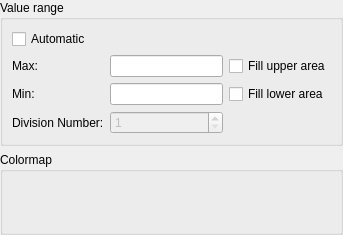
<?xml version="1.0" encoding="UTF-8"?>
<ui version="4.0">
 <class>LookupTableEditWidget</class>
 <widget class="QWidget" name="LookupTableEditWidget">
  <property name="geometry">
   <rect>
    <x>0</x>
    <y>0</y>
    <width>343</width>
    <height>235</height>
   </rect>
  </property>
  <property name="windowTitle">
   <string>Colormap Setting</string>
  </property>
  <layout class="QVBoxLayout" name="verticalLayout_3">
   <property name="spacing">
    <number>6</number>
   </property>
   <property name="margin">
    <number>0</number>
   </property>
   <item>
    <widget class="QGroupBox" name="groupBox_2">
     <property name="title">
      <string>Value range</string>
     </property>
     <layout class="QVBoxLayout" name="verticalLayout_2">
      <item>
       <widget class="QCheckBox" name="autoCheckBox">
        <property name="text">
         <string>Automatic</string>
        </property>
       </widget>
      </item>
      <item>
       <layout class="QGridLayout" name="gridLayout">
        <item row="0" column="1">
         <widget class="RealNumberEditWidget" name="maxEdit">
          <property name="minimumSize">
           <size>
            <width>108</width>
            <height>0</height>
           </size>
          </property>
         </widget>
        </item>
        <item row="0" column="2">
         <widget class="QCheckBox" name="fillUpperCheckBox">
          <property name="text">
           <string>Fill upper area</string>
          </property>
         </widget>
        </item>
        <item row="1" column="0">
         <widget class="QLabel" name="minLabel">
          <property name="text">
           <string>Min:</string>
          </property>
         </widget>
        </item>
        <item row="1" column="1">
         <widget class="RealNumberEditWidget" name="minEdit">
          <property name="minimumSize">
           <size>
            <width>108</width>
            <height>0</height>
           </size>
          </property>
         </widget>
        </item>
        <item row="1" column="2">
         <widget class="QCheckBox" name="fillLowerCheckBox">
          <property name="text">
           <string>Fill lower area</string>
          </property>
         </widget>
        </item>
        <item row="2" column="0">
         <widget class="QLabel" name="divisionNumberLabel">
          <property name="text">
           <string>Division Number:</string>
          </property>
         </widget>
        </item>
        <item row="0" column="0">
         <widget class="QLabel" name="maxLabel">
          <property name="text">
           <string>Max:</string>
          </property>
         </widget>
        </item>
        <item row="2" column="1">
         <widget class="QSpinBox" name="divisionNumberSpinBox">
          <property name="enabled">
           <bool>false</bool>
          </property>
          <property name="minimum">
           <number>1</number>
          </property>
         </widget>
        </item>
       </layout>
      </item>
     </layout>
    </widget>
   </item>
   <item>
    <widget class="QGroupBox" name="groupBox">
     <property name="title">
      <string>Colormap</string>
     </property>
     <layout class="QVBoxLayout" name="verticalLayout">
      <item>
       <widget class="ColorMapSettingWidget" name="colorMapSetting" native="true"/>
      </item>
     </layout>
    </widget>
   </item>
  </layout>
 </widget>
 <customwidgets>
  <customwidget>
   <class>ColorMapSettingWidget</class>
   <extends>QWidget</extends>
   <header>guibase/colormap/colormapsettingwidget.h</header>
   <container>1</container>
  </customwidget>
  <customwidget>
   <class>RealNumberEditWidget</class>
   <extends>QLineEdit</extends>
   <header>guibase/widget/realnumbereditwidget.h</header>
  </customwidget>
 </customwidgets>
 <resources/>
 <connections/>
</ui>
